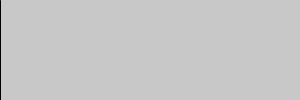
Frame 1 (no input)
Frame 60 (the mouse pressed at the canvas centre just before this capture): identical to frame 1, image omitted
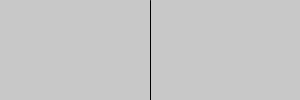
Frame 120 (the mouse held since frame 60 and released just before this capture)

The Processing sketch that drew these frames (run headless with seeded random() and noise(); from frame 60 on, the mouse is pressed at the canvas centre):

// Processing sketch: movingAline
// ── movingAline.pde
void setup(){
  size(300, 100);
  // frameRate(120);
}

int i = 0;

void draw(){
  background(200);
  // line(i%300, 0, i%300, 100);
  // i++;
  line(mouseX, 0, mouseX, 100);
}
